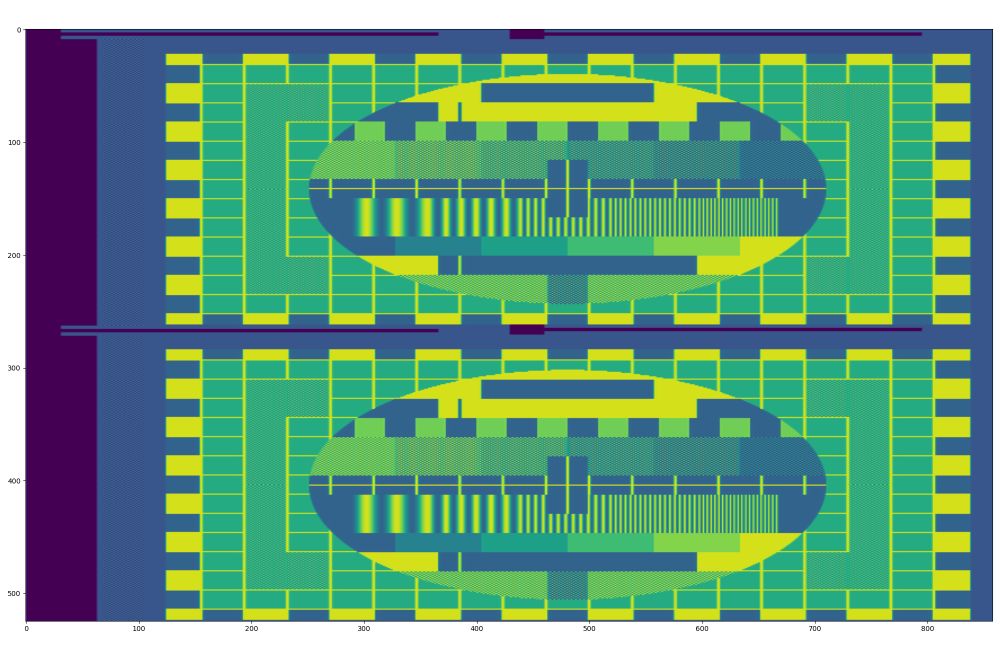
#> input picture composite-filter/docs/PhilipsCircle_raster.png, 2000 x 1300 px (shown at 1/2 size); its folder holds only this picture in this run
$ python composite_filter.py docs/PhilipsCircle_raster.png
#> lines starting #> are read from the running program, lines starting #| are printed output that depends on the picture
#> in main, image is the input picture: PIL image 2000x1300 RGBA; mean R, G, B, A 99.1, 153.1, 126.5, 255
#!/usr/bin/env python3
# composite filter
# Copyright (C) 2023 Persune, MIT-0

import sys
import argparse
from pathlib import Path
import numpy as np
import matplotlib.pyplot as plt
from PIL import Image
from scipy import signal

VERSION = "0.4.1"

def parse_argv(argv):
    parser=argparse.ArgumentParser(
        description="Composite encoder-decoder",
        epilog=f"version {VERSION}")
    parser.add_argument("input_image", type=Path, help="input image")
    # output options
    parser.add_argument(
        "-q",
        "--quiet",
        action="store_true",
        help="Do not print or plot.")
    parser.add_argument(
        "-d",
        "--debug",
        action="store_true",
        help="debug messages")
    parser.add_argument(
        "-f",
        "--flip_field",
        action="store_true",
        help="Switch interlaced fields")
    parser.add_argument(
        "-pd",
        "--prefilter_disable",
        action="store_true",
        help="Disables filtering of chroma before encoding.")
    parser.add_argument(
        "-nl",
        "--notch_luma",
        action="store_true",
        help="Notch filters luma at colorburst to prevent crosstalk in simpler\
            Y/C decoders.")
    parser.add_argument(
        "-fl",
        "--fsc_limit",
        action="store_true",
        help="Limit frequency content to colorburst.")
    parser.add_argument(
        "--plot_scanline",
        type=int,
        default=23+120,
        help="Plot specified scanline. Default = 143")
    parser.add_argument(
        "-n",
        "--noise",
        type=float,
        default=0.0,
        help="Sigma of gaussian noise to add to the signal, in units of IRE. Default == 0.0")
    parser.add_argument(
        "-as",
        "--active_scale",
        type=int,
        default=None,
        help="Compensated active video width, in samples. Default = None.")
    parser.add_argument(
        "--frames",
        type=int,
        default=2,
        help="Number of whole frames to render (or, x2 fields). Default == 2")
    parser.add_argument(
        "-x",
        "--disable",
        choices=[
            "chroma",
            "luma",
        ],
        help = "Disables chroma by setting UV to 0. Disables luma by setting Y\
            to 0.5.")
    # parser.add_argument(
    #     "-filt",
    #     "--decoding_filter",
    #     choices=[
    #         "compl",
    #         "2-line",
    #         "3-line",
    #     ],
    #     default="compl",
    #     help = "Method for luma and chroma decoding.\
    #             Default = \"compl\".")
    # parser.add_argument(
    #     "-ftype",
    #     "--filter_type",
    #     choices=[
    #         "iir",
    #         "lanczos",
    #         "lanczos_notch",
    #         "gauss",
    #         "box",
    #         "kaiser",
    #         "leastsquares",
    #         "none",
    #     ],
    #     nargs="+",
    #     default=["iir"],
    #     help = "One filter for complementary luma-chroma filtering and\
    #         another filter for lowpassing quadrature demodulated chroma.\
    #         If one option is specified, it will be used for both filters.\
    #         Default =\"iir\".")
    # parser.add_argument(
    #     "-full",
    #     "--full_resolution",
    #     action="store_true",
    #     help="Saves full scanlines instead of a cropped output.\
    #         Scanlines are scaled to 8x to preserve 1:1 pixel aspect ratio.")
    return parser.parse_args(argv[1:])

def print_err_quit(message: str):
    print("Error: "+message, file=sys.stderr)
    sys.exit()

### filtering and raster config

from dataclasses import dataclass, field

@dataclass
class RasterTimings:
    # definitions
    F_H: float      # horizontal line frequency, in Hertz
    F_V: float      # vertical line frequency, in Hertz
    F_SC: float     # color subcarrier frequency, in Hertz

    CB_BURST_START: int # h.ref to burst start, in subcarrier cycles
    CB_BURST_WIDTH: int # full amplitude colorburst width, in subcarrier cycles
    CB_BURST_ENV: int   # colorburst transition time, in nanoseconds
    CB_ANGLE: float     # subcarrier color angle, in radians
    CB_U: float = field(init=False) # subcarrier color angle, in UV
    CB_V: float = field(init=False)

    # horizontal timings
    H_SYNC_LENGTH: float    # Horizontal sync length, in microseconds
    H_SYNC_ENV: float       # sync rise/fall time, in nanoseconds
    H_BLANK_ENV: float      # blank rise/fall time, in nanoseconds
    H_SYNC_TO_ACTIVE: float # h.ref to blanking end, in microseconds
    H_ACTIVE_TO_SYNC: float # "back porch" to h.ref, in microseconds; maybe not?

    # vertical timings, see Figure 7 in SMPTE 170M-2004
    # start of
    V_BLANK_INT: int        # length of blanking interval, in lines
    V_ACTIVE_START: int     # line to start drawing active image
    # starting line of vsync pre-equalizing pulse interval
    V_PREQ: int
    # starting line of vsync pulse interval
    V_SERR: int
    # starting line of vsync post-equalizing pulse interval
    V_POEQ: int

    INTERLACED: bool

    FS: int             # samplerate
    ACTIVE_W_PX: int    # samples per active area width
    ACTIVE_H_PX: int    # scanlines per active area height
    # samplerate derived
    FULL_W_PX: int = field(init=False)      # samples per scanline
    FULL_H_PX: int = field(init=False)      # scanlines per frame
    HALF_W_PX: int = field(init=False)      # samples per half scanline rounded up
    HALF_H_PX: int = field(init=False)      # scanlines per field rounded up

    # sample-based timings
    H_ACTIVE_TO_SYNC_PX: int = field(init=False)
    H_SYNC_TO_ACTIVE_PX: int = field(init=False)
    H_SYNC_LENGTH_PX: int = field(init=False)
    # "center" h active video start offset
    # depends on actual active area in samples, and given ACTIVE_W_PX
    ACTIVE_W_START: int = field(init=False)
    ACTIVE_W_END: int = field(init=False)
    # the video may not necessarily fit active width, so calculate an offset
    ACTIVE_W_OFFS: int = field(init=False)

    # signal output
    SIG_EXCUR: float    # max excursion, in IRE
    SIG_WHITE: float    # white level, in IRE
    SIG_BLACK: float    # black (setup) level, in IRE
    SIG_BLANK: float    # blanking level, in IRE
    SIG_CBAMP: float    # colorburst pp amplitude, in IRE
    SIG_SYNC: float     # sync level, in IRE

    def __post_init__(s):
        s.FULL_W_PX = round(s.FS / s.F_H)
        s.FULL_H_PX = round(s.F_H / s.F_V * 2)
        s.HALF_W_PX = round(s.FULL_W_PX / 2)
        s.HALF_H_PX = round(s.FULL_H_PX / 2)
        s.H_ACTIVE_TO_SYNC_PX = round(s.FS * s.H_ACTIVE_TO_SYNC*1e-6)
        s.H_SYNC_TO_ACTIVE_PX = round(s.FS * s.H_SYNC_TO_ACTIVE*1e-6)
        s.H_SYNC_LENGTH_PX = round(s.FS * s.H_SYNC_LENGTH * 1e-6)
        s.ACTIVE_W_START = s.H_SYNC_TO_ACTIVE_PX
        s.ACTIVE_W_END = s.FULL_W_PX - s.H_ACTIVE_TO_SYNC_PX
        s.ACTIVE_W_OFFS = round(((s.ACTIVE_W_END - s.ACTIVE_W_START) - s.ACTIVE_W_PX) / 2)

        s.CB_U = np.cos(s.CB_ANGLE)
        s.CB_V = np.sin(s.CB_ANGLE)


# global raster timing
r = RasterTimings

def configure_filters():
    global r
    # NTSC definitions
    # from SMPTE 170M-2004
    # and Video Demystified, 4th ed.
    r = RasterTimings(
        F_SC = 315e6/88,
        F_H = 2/455 * 315e6/88,
        F_V = 2/525 * 2/455 * 315e6/88,
        FS = 13.5e6,

        H_SYNC_LENGTH = 4.7,
        H_SYNC_ENV = 140,
        H_BLANK_ENV = 140,
        H_SYNC_TO_ACTIVE = 9.2,
        H_ACTIVE_TO_SYNC = 1.5,

        # off-by-one, we count starting with 0
        # standards start with 1
        V_PREQ = 3,
        V_SERR = 6,
        V_POEQ = 9,
        V_BLANK_INT = 20,
        V_ACTIVE_START = 22,

        INTERLACED = True,

        CB_ANGLE = -np.pi,
        CB_BURST_START = 19,
        CB_BURST_WIDTH = 9,
        CB_BURST_ENV = 300,

        SIG_EXCUR = 140,
        SIG_WHITE = 100,
        SIG_BLACK = 7.5,
        SIG_BLANK = 0,
        SIG_CBAMP = 40,
        SIG_SYNC = -40,

        ACTIVE_W_PX = 720,
        ACTIVE_H_PX = 480,
    )

def inc_phase_acc(phase_acc: int, increment: int):
    phase_acc = (phase_acc+increment) % (r.FULL_W_PX*2)
    return phase_acc

def inc_line(b: int):
    b = (b + 1) % r.FULL_H_PX
    return b

def generate_t_pulse(width: int):
    """
    Generates a raised cosine impulse

    :param width: width of pulse, in samples
    :type width: int
    """
    t = np.linspace(-width/2, width/2, width, endpoint=True)
    pulse = (np.cos(np.pi*t/width)+1)/2
    pulse /= (np.sum(pulse))
    return pulse

def generate_sync(
        raster_buf: np.ndarray,
        phase_acc: int,
        b: int):
    global r
    transition = generate_t_pulse(round(r.H_SYNC_ENV*1e-9*r.FS))

    for field in range(4):
        v = 0
        while v <= r.HALF_H_PX:
            # vsync, field 1/3
            if field & 1 == 0:
                if v < r.V_PREQ:
                    raster_buf[b], phase_acc = encode_eq_pulse(raster_buf[b], phase_acc)
                    raster_buf[b], phase_acc = encode_eq_pulse(raster_buf[b], phase_acc)
                elif v < r.V_SERR:
                    raster_buf[b], phase_acc = encode_vserr(raster_buf[b], phase_acc)
                    raster_buf[b], phase_acc = encode_vserr(raster_buf[b], phase_acc)
                elif v < r.V_POEQ:
                    raster_buf[b], phase_acc = encode_eq_pulse(raster_buf[b], phase_acc)
                    raster_buf[b], phase_acc = encode_eq_pulse(raster_buf[b], phase_acc)
                else:
                    raster_buf[b] = encode_hsync(raster_buf[b])
                    phase_acc = inc_phase_acc(phase_acc, r.FULL_W_PX)
                if v == r.HALF_H_PX:
                    # in interlaced, this last line is split on even fields
                    phase_acc = inc_phase_acc(phase_acc, -r.HALF_W_PX)
                    break
            # vsync, field 2/4
            else:
                if v < r.V_PREQ:
                    raster_buf[b], phase_acc = encode_eq_pulse(raster_buf[b], phase_acc)
                    b = inc_line(b)
                    v += 1
                    raster_buf[b], phase_acc = encode_eq_pulse(raster_buf[b], phase_acc)
                    continue
                elif v < r.V_SERR:
                    raster_buf[b], phase_acc = encode_vserr(raster_buf[b], phase_acc)
                    b = inc_line(b)
                    v += 1
                    raster_buf[b], phase_acc = encode_vserr(raster_buf[b], phase_acc)
                    continue
                elif v < r.V_POEQ:
                    raster_buf[b], phase_acc = encode_eq_pulse(raster_buf[b], phase_acc)
                    b = inc_line(b)
                    v += 1
                    raster_buf[b], phase_acc = encode_eq_pulse(raster_buf[b], phase_acc)
                    continue
                elif v == r.V_POEQ:
                    b = inc_line(b)
                    # restore last line split from previous field
                    phase_acc = inc_phase_acc(phase_acc, r.HALF_W_PX)
                    v += 1
                    continue
                else:
                    raster_buf[b] = encode_hsync(raster_buf[b])
                    phase_acc = inc_phase_acc(phase_acc, r.FULL_W_PX)

            b = inc_line(b)
            v += 1

    for line in range(raster_buf.shape[0]):
        raster_buf[line] = np.convolve(raster_buf[line], transition, mode="same")

    return raster_buf

def gate_cb():
    """
    Returns a scanline of factor values to gate the colorburst, where the final
    colorburst signal can be calculated as `gate_cb() * carrier_arr`.
    """
    global r
    env_px = r.CB_BURST_ENV*1e-9*r.FS
    env_risetime = r.CB_BURST_ENV*1e-9*r.FS * 0.964

    transition = generate_t_pulse(round(env_px))
    gate = np.zeros(r.FULL_W_PX, dtype=np.float64)

    cb_start = round(r.CB_BURST_START / r.F_SC * r.FS - env_risetime)
    cb_width = round((r.CB_BURST_WIDTH-1) / r.F_SC * r.FS + env_risetime*2)
    cb_end = cb_start + cb_width

    gate[cb_start:cb_end] = 1
    gate = np.convolve(gate, transition, mode="same")
    return gate

def gate_active():
    """
    Returns a scanline of factor values to gate the active video, where the
    final signal can be calculated as `gate_active() * signal_arr`.
    """
    global r
    transition = generate_t_pulse(round(r.H_BLANK_ENV*1e-9*r.FS))
    gate = np.zeros(r.FULL_W_PX, dtype=np.float64)
    gate[r.ACTIVE_W_START:r.ACTIVE_W_END] = 1
    gate = np.convolve(gate, transition, mode="same")
    return gate

def encode_field(
        raster_buf: np.ndarray,
        nd_img: np.ndarray,
        field: int,
        phase_acc: int,
        b: int,
        flip_field: bool = False,
        debug: bool = False,
        quiet: bool = False,
        disable: str = None):
    """
    Encodes a field from a given YUV-encoded buffer. Returns an encoded raster buffer, and the phase state of the accumulator and the raster index.

    :param raster_buf:
        nd-array raster buffer to encode images in. Must be able to overwrite
        lines for vsync generation.

    :param nd_img:
        input image buffer of active width and height. Must be YUV formatted
        with range -1.0 to 1.0.

    :type field: int
    :param field:
        Field type. range is 0-7.

    :type phase_acc: int
    :param phase_acc:
        Phase accumulator. Used for colorburst phase tracking, and vsync
        alignment tracking.

    :type b: int
    :param b:
        Raster buffer line index. Used for interlaced indexing..

    :type flip_field: bool
    :param flip_field:
        Switches odd/even field to be encoded. default: bottom field first

    :type debug: bool
    :param debug:
        Print debug information.

    :type quiet: bool
    :param quiet:
        Prevent debug from plotting or printing.

    :type disable: str
    :param disable:
        Disable "chroma" by setting saturation to 0, or "luma" by setting luma
        to 50 IRE.
    """
    global r
    v = 0 # v counter; field only
    # buffer index
    b = b % r.FULL_H_PX
    active_start = r.V_ACTIVE_START
    active_end = active_start + r.ACTIVE_H_PX/2
    while v <= r.HALF_H_PX:
        # input index
        y = (v - active_start) * 2 + int(not (field & 1) ^ flip_field)
        # line buffer in IRE units
        if debug and not quiet:
            print("f: {}\tv: {}\tb: {}\ty: {}\t ph: {}\t acc: {}".format(field, v, b, y, (phase_acc // r.HALF_W_PX), phase_acc))

        # vsync, field 1/3
        if field & 1 == 0:
            if v < r.V_POEQ:
                phase_acc = inc_phase_acc(phase_acc, r.FULL_W_PX)
            elif v >= active_start and v < active_end:
                raster_buf[b], phase_acc = encode_line(raster_buf[b], phase_acc, nd_img[y], disable)
            else:
                raster_buf[b], phase_acc = encode_line(raster_buf[b], phase_acc, None, disable)
            if v == r.HALF_H_PX:
                # in interlaced, this last line is split on even fields
                phase_acc = inc_phase_acc(phase_acc, -r.HALF_W_PX)
                break
        else:
            if v < r.V_POEQ:
                phase_acc = inc_phase_acc(phase_acc, r.FULL_W_PX)
            elif v == r.V_POEQ:
                b = inc_line(b)
                # restore last line split from previous field
                phase_acc = inc_phase_acc(phase_acc, r.HALF_W_PX)
                v += 1
                continue
            elif v >= active_start and v < active_end:
                raster_buf[b], phase_acc = encode_line(raster_buf[b], phase_acc, nd_img[y], disable)
            else:
                raster_buf[b], phase_acc = encode_line(raster_buf[b], phase_acc, None, disable)

        b = inc_line(b)
        v += 1

    field = (field+1)%8
    return raster_buf, phase_acc, field, b

def encode_hsync(line_buf: np.ndarray):
    global r
    line_buf[:r.H_SYNC_LENGTH_PX] = r.SIG_SYNC
    return line_buf

def encode_eq_pulse(line_buf: np.ndarray, phase_acc: int):
    global r

    start = phase_acc % r.FULL_W_PX
    end = start + r.H_SYNC_LENGTH_PX//2
    line_buf[start:end] = r.SIG_SYNC

    phase_acc = inc_phase_acc(phase_acc, r.HALF_W_PX)
    return line_buf, phase_acc

def encode_vserr(line_buf: np.ndarray, phase_acc: int):
    global r
    # line buffer in IRE units
    start = phase_acc % r.FULL_W_PX
    end = start + r.HALF_W_PX - r.H_SYNC_LENGTH_PX
    line_buf[start:end] = r.SIG_SYNC

    phase_acc = inc_phase_acc(phase_acc, r.HALF_W_PX)
    return line_buf, phase_acc

def encode_line(
        line_buf: np.ndarray,
        phase_acc: int,
        input_buf: np.ndarray=None,
        disable: str = None):
    """
    Encodes a non-vsync scanline.
    """
    global r

    gate_cb_env = gate_cb()

    active_env = round(r.H_BLANK_ENV*1e-9*r.FS)
    gate_active_env = gate_active()

    # TODO: do this per-scanline as a ndarray operation
    t = np.arange(r.FULL_W_PX)
    s, c = generate_carrier(phase_acc, t)
    subcarrier = s*r.CB_U + c*r.CB_V

    # colorburst
    if disable != "chroma":
        line_buf += subcarrier * r.SIG_CBAMP / 2 * gate_cb_env
    # active
    start=r.ACTIVE_W_START - active_env
    end=r.ACTIVE_W_END + active_env
    active_start = round((r.ACTIVE_W_PX-(end-start)) / 2)
    active_end = active_start + end-start
    active = np.zeros((end-start), dtype=np.float64)
    if input_buf is not None:
        active = encode_active(
            s[start:end], c[start:end],
            input_buf[active_start:active_end], disable)
    line_buf[start:end] += active * gate_active_env[start:end]
    phase_acc = inc_phase_acc(phase_acc, r.FULL_W_PX)
    return line_buf, phase_acc

def encode_active(
        s: np.ndarray,
        c: np.ndarray,
        input: np.ndarray,
        disable: str = None):
    """
    during active video, convert YUV input to composite
    """
    global r
    scale_factor = (r.SIG_WHITE - r.SIG_BLACK)/r.SIG_WHITE
    if disable == "luma":
        encoded = (
            scale_factor * 50 +
            r.SIG_BLACK +
            scale_factor * input[..., 1] * s +
            scale_factor * input[..., 2] * c)
    elif disable == "chroma":
        encoded = (
            scale_factor * input[..., 0] +
            r.SIG_BLACK)
    else:
        encoded = (
            scale_factor * input[..., 0] +
            r.SIG_BLACK +
            scale_factor * input[..., 1] * s +
            scale_factor * input[..., 2] * c)
    return encoded

def generate_carrier(offset: int, time: np.ndarray):
    """
    generates a color subcarrier reference signal

    :param sample: time point, in samples
    :type sample: int
    """
    global r
    time_const = 2*np.pi*r.F_SC*(((time + offset) + 0.5)/r.FS)
    return np.sin(time_const), np.cos(time_const)

# B-Y and R-Y reduction factors
BY_rf = 0.492111
RY_rf = 0.877283

# derived from the NTSC base matrix of luminance and color-difference
RGB_to_YUV = np.array([
    [ 0.299,        0.587,        0.114],
    [-0.299*BY_rf, -0.587*BY_rf,  0.886*BY_rf],
    [ 0.701*RY_rf, -0.587*RY_rf, -0.114*RY_rf]
], np.float64)

def encode_image(
        image: Image.Image,
        active_scale: int,
        prefilter_disable: bool,
        notch_luma: bool,
        fsc_limit: bool,
        flip_field: bool,
        debug: bool,
        quiet: bool,
        disable: str,
        field:int,
        phase_acc:int,
        b:int):
    """
    Encodes an image into a single frame (two fields.) No sync information is present.

    :param image: Pillow Image to be encoded.
    :param args: argparse arguments. see -h.

    :type active_scale: int
    :param active_scale:
        If specified, the final decoded active image width. May be `None`.

    :type prefilter_disable: bool
    :param prefilter_disable:
        Disables chroma lowpassing.

    :type notch_luma: bool
    :param notch_luma:
        Enables subcarrier notch filtering on luma.

    :type fsc_limit: bool
    :param fsc_limit:
        Limits frequency content to colorburst.

    :type flip_field: bool
    :param flip_field:
        Swaps the top and bottom fields of the image.

    :type debug: bool
    :param debug:
        Print/plot debugging information.

    :type quiet: bool
    :param quiet:
        Prevent debug from plotting/printing.

    :type disable: str
    :param disable:
        Disable chroma or luma.

    :type field: int
    :param field: field counter.

    :type phase_acc: int
    :param phase_acc: phase accumulator counter.

    :type b: int
    :param b: Raster buffer line index.
    """
#> called with prefilter_disable = False, notch_luma = False, fsc_limit = False, flip_field = False, debug = False, quiet = False, field = 0, phase_acc = 0
    active_width = round(r.ACTIVE_W_PX**2/active_scale) \
        if active_scale is not None else r.ACTIVE_W_PX

    image = image.resize(
        (active_width, r.ACTIVE_H_PX),
        resample=Image.Resampling.LANCZOS,
        reducing_gap=3)
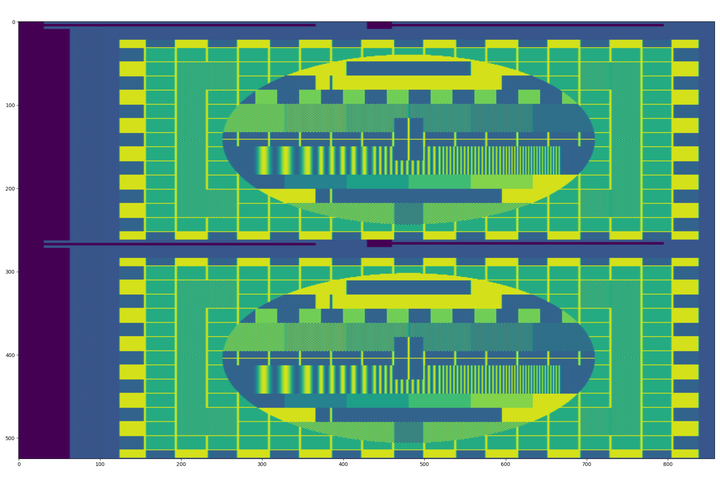
#> image: PIL image 720x480 RGBA; mean R, G, B, A 99.1, 153, 126.5, 255
    if active_scale is not None:
        padding = Image.new(image.mode, (r.ACTIVE_W_PX, r.ACTIVE_H_PX))
        padding.paste(image, (round((r.ACTIVE_W_PX-active_width)/2), 0))
        image = padding

    # convert to float
    nd_img = np.array(image.convert("RGB"))
    nd_img = nd_img / np.float64(255)
    nd_img = np.einsum('ij,klj->kli',RGB_to_YUV,nd_img, dtype=np.float64)
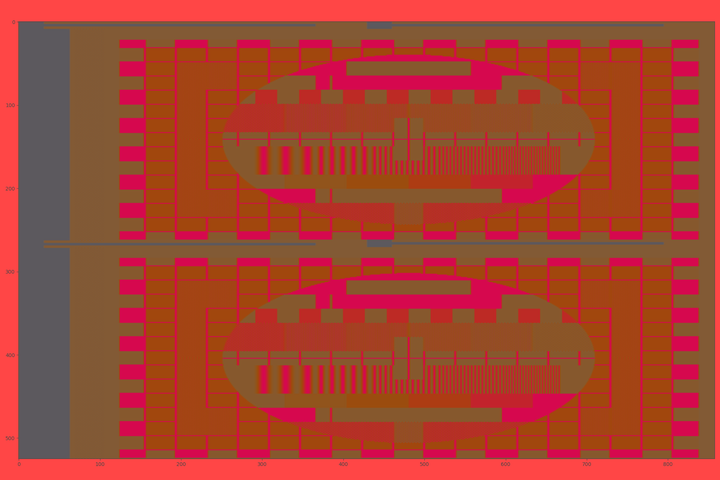
#> nd_img: shape (480, 720, 3) float64; mean R, G, B 0.525, -0.0143, -0.12; drawn with min black and max white

    # prefilter, if permitted
    if not prefilter_disable:
        # bandlimiting chroma according to SMPTE 170M-2004, page 5, section 7.2
        # this is to prevent crosstalking to luma
        b_chroma, a_chroma = signal.iirdesign(
            1.3e6,
            3.6e6,
            gpass=2,
            gstop=20,
            analog=False,
            ftype="butter",
            fs=r.FS
        )
        nd_img[..., 1] = signal.filtfilt(b_chroma, a_chroma, nd_img[..., 1])
        nd_img[..., 2] = signal.filtfilt(b_chroma, a_chroma, nd_img[..., 2])
#> (the rest of the program and of its run is left out)
